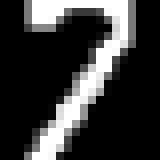
//> input picture 9-1-5光學字元訓練辨識(KNN)/file0.bmp, 20 x 20 px (shown 8 times larger)
$ ./OpticalCharacterTrainAndRecognitionKNN   (built with g++ and OpenCV 4)
//> lines starting //> are read from the running program, lines starting //| are printed output that depends on the picture
#include <iostream>
#include <opencv2/opencv.hpp>
#include <opencv2/highgui/highgui.hpp>
#include <vector>
#include <algorithm>

const int numCharacters = 30;
const char strCharacters[] = { '0', '1', '2', '3', '4', '5', '6', '7', '8', '9', 'B', 'C', 'D', 'F', 'G', 'H', 'J', 'K', 'L', 'M', 'N', 'P', 'R', 'S', 'T', 'V', 'W', 'X', 'Y', 'Z' };

void trainKnn(CvKNearest& knnClassifier, cv::Mat trainSamples, cv::Mat trainClasses, int k){
	int K = k;
	// learn classifier
	knnClassifier.train(trainSamples, trainClasses, cv::Mat(), false, K);
}

#define HORIZONTAL    1
#define VERTICAL    0

cv::Mat ProjectedHistogram(cv::Mat img, int t)
{
	int sz = (t) ? img.rows : img.cols;
	cv::Mat mhist = cv::Mat::zeros(1, sz, CV_32F);

	for (int j = 0; j<sz; j++){
		cv::Mat data = (t) ? img.row(j) : img.col(j);
		mhist.at<float>(j) = countNonZero(data);
	}

	//Normalize histogram
	double min, max;
	minMaxLoc(mhist, &min, &max);

	if (max>0)
		mhist.convertTo(mhist, -1, 1.0f / max, 0);

	return mhist;
}

int main(int argc, char** argv)
{
	cv::Mat numImg = cv::imread("file0.bmp", 0);
//> numImg is the input picture: 20 rows x 20 cols, CV_8UC1; min 0, max 255, mean 56

	cv::Mat map_x, map_y;

	map_x.create(numImg.size(), CV_32FC1);
	map_y.create(numImg.size(), CV_32FC1);

	cv::Mat numImgProce;

	for (int i = 0; i < numImg.rows; i++)
	{
		for (int j = 0; j < numImg.cols; j++)
		{
			if (j > numImg.cols*0.15 && j < numImg.cols*0.85)
			{
				map_x.at<float>(i, j) = 1.428 * (j - numImg.cols*0.15) + 0.5;
			}
			else
			{
				map_x.at<float>(i, j) = 0;
			}

			map_y.at<float>(i, j) = i;
		}
	}
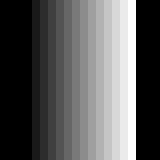
//> map_x: 20 rows x 20 cols, CV_32FC1 (shown 8 times larger); min 0, max 19.06, mean 6.82; drawn with min black and max white
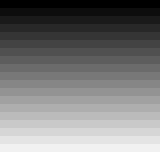
//> map_y: 20 rows x 20 cols, CV_32FC1 (shown 8 times larger); min 0, max 19, mean 9.5; drawn with min black and max white

	cv::remap(numImg, numImgProce, map_x, map_y, CV_INTER_LINEAR, cv::BORDER_CONSTANT, cv::Scalar(0));
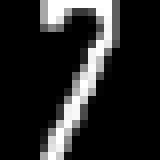
//> numImgProce: 20 rows x 20 cols, CV_8UC1 (shown 8 times larger); min 0, max 255, mean 39.2

	numImg = numImgProce.clone();

	cv::imwrite("input.jpg", numImg);

	if (!numImg.data)
	{
		std::cout << "無法讀取圖片" << std::endl;
		return -1;
	}

//> (the run ends here: the program needs code that is not available in this run, at `CvKNearest  knn;`)
